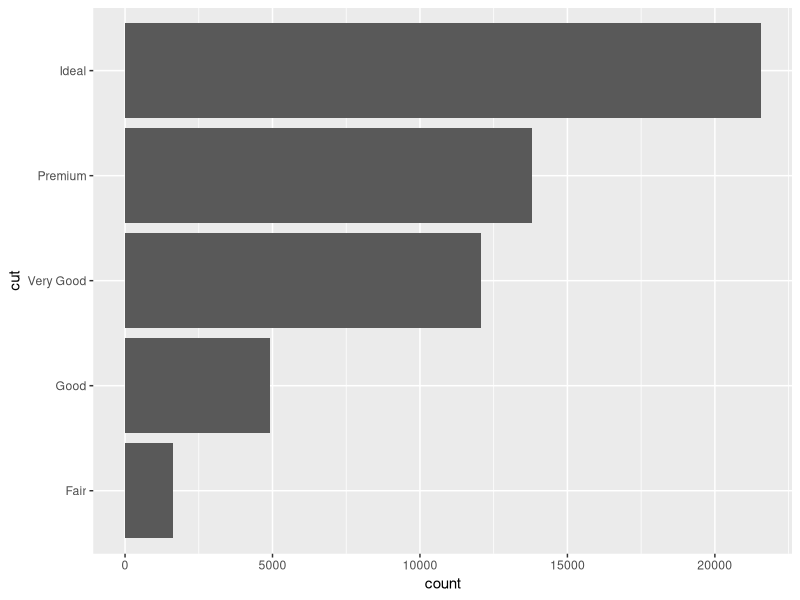
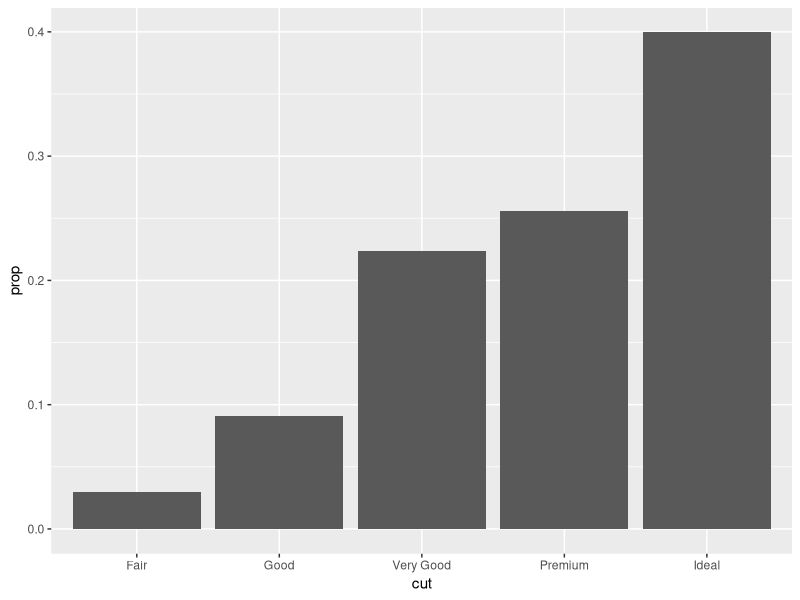
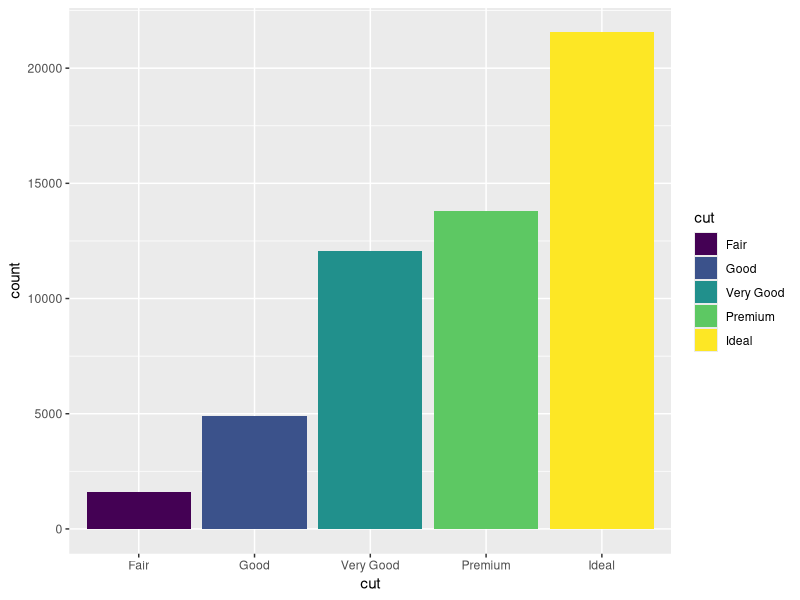
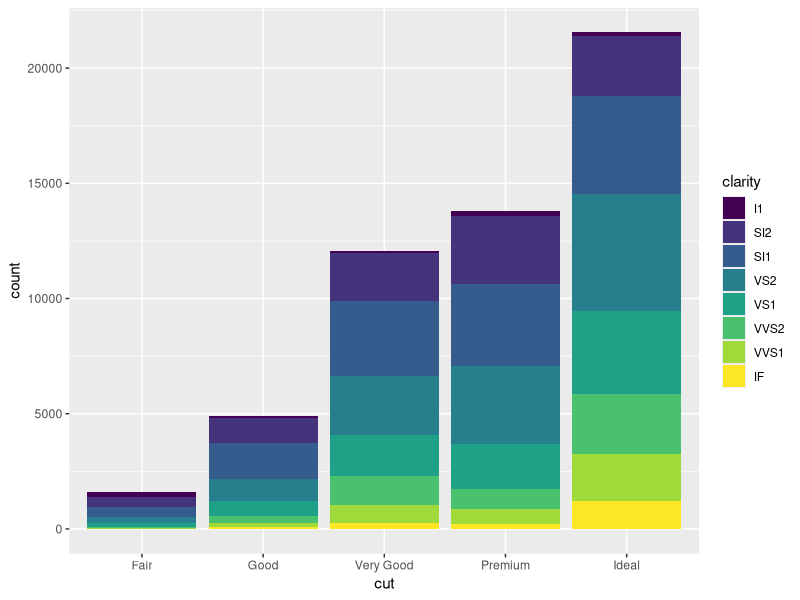
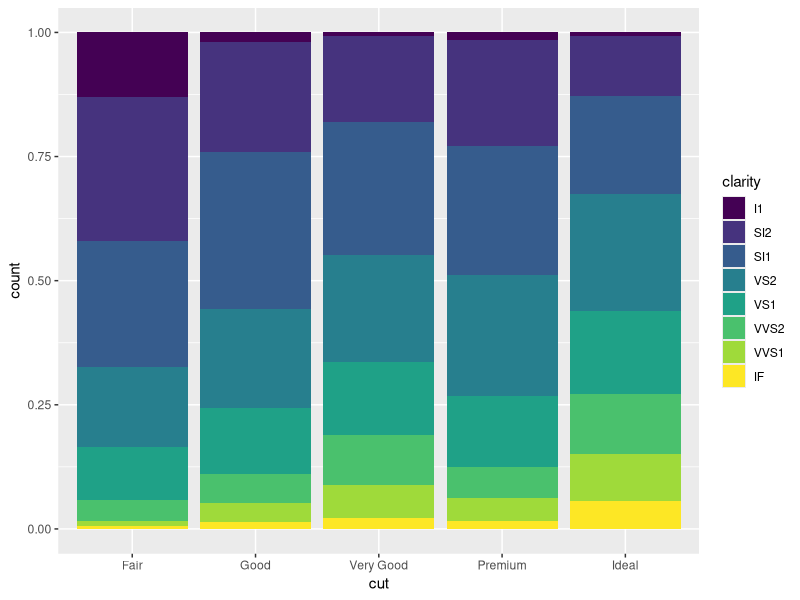
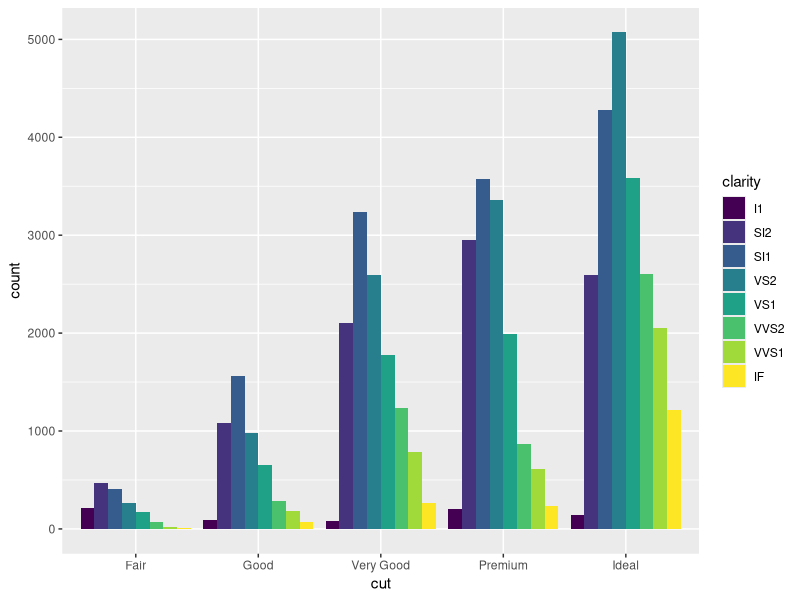
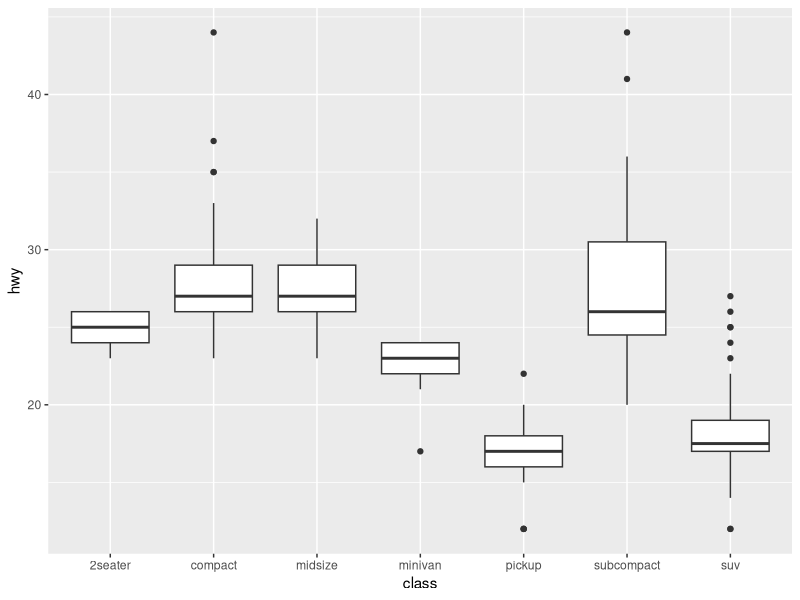
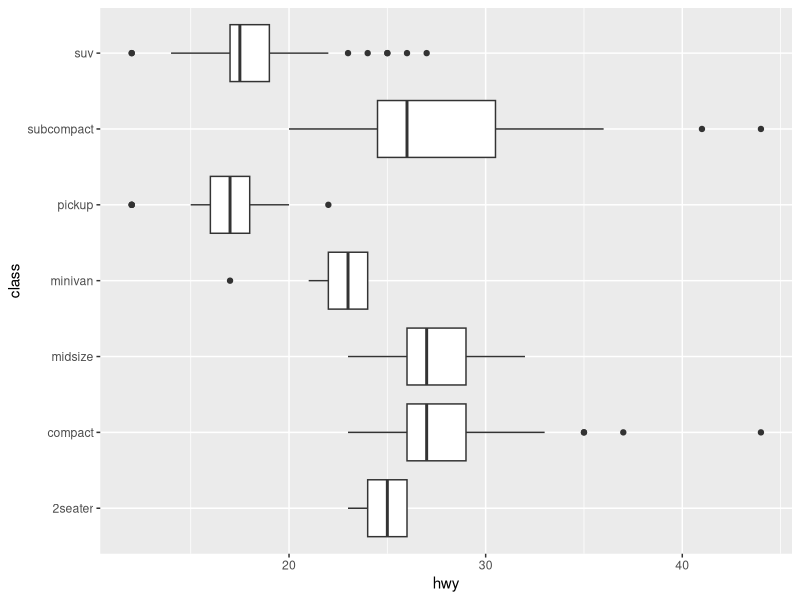

The R source for these figures, in order:
#data visualization part 3
# bar plot
library(ggplot2)

?diamonds
diamonds

#Q1: which cut quality has the most observations? Which has the least
p1 <- ggplot(data=diamonds)+
  geom_bar(aes(x=cut))

p1+coord_flip()

#generate a freq. table
table(diamonds$cut)

#Q2: A bar plot of percentages
ggplot(data=diamonds)+
  geom_bar(aes(x=cut, y=stat(prop), group=1))

#Q3: Color the bars
ggplot(data=diamonds)+
  geom_bar(aes(x=cut,fill=cut))

#variations of bar plot
#bar plot shows the information of two variables
ggplot(data=diamonds)+
  geom_bar(aes(x=cut,fill=clarity))

#position: identify, dodge, fill

###position = "fill"
ggplot(data=diamonds)+
  geom_bar(aes(x=cut, fill=clarity), position = "fill")

###position="dodge"
ggplot(data=diamonds)+
  geom_bar(aes(x=cut, fill=clarity), position = "dodge")

#boxplot
ggplot(data=mpg,aes(x=class, y=hwy))+
  geom_boxplot()

ggplot(data=mpg,aes(x=class, y=hwy))+
  geom_boxplot()+
  coord_flip()

##themes
p2 <- ggplot(data=mpg,aes(x=class, y=hwy))+
  geom_boxplot()+
  coord_flip()

p2+theme_bw()
p2+theme_classic()

#grammar of ggplot2
##ggplot(data=dataname)+
#geom objects using geom_function+
#facet_grid()+
#coord_flip()+
#theme




